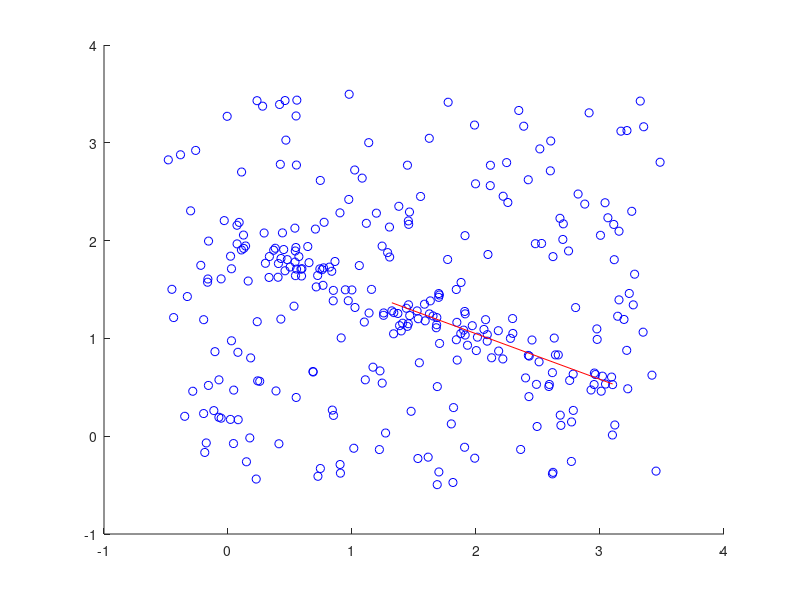

Here is the MATLAB script that generated this plot: (Note: this script raises an error after producing the figure.)
%HW11 Homework 11
function [num_questions] = hw11()
format compact;
close all;
num_questions=0;

%Part A
data=importdata('line_data_2.txt');
figure('Name','Part A - RANSAC','NumberTitle','off');
scatter(data(:,1),data(:,2),'b');
hold on

data_s=size(data,1);
n=2;
w=0.25;
N=w;
p=0.99;
k=ceil(log(1-p)/log(1-w^n));

lineX=[];
lineY=[];
best_err=999999;
for i=1:k
    p=randperm(data_s,n);
    pt_dist=zeros(data_s,2);
    for j=1:data_s
        pt_dist(j,1)=j;
        pt_dist(j,2)=distance_point_to_line(data(j,:),data(p(1),:),data(p(2),:));
    end
    pt_dist=sortrows(pt_dist,2);
    bestN=floor(N*data_s);
    in_pts=zeros(bestN,2);
    for j=1:bestN
        in_pts(j,1)=data(pt_dist(j,1),1);
        in_pts(j,2)=data(pt_dist(j,1),2);
    end
    [lx, ly, err]=model(in_pts);
    if err < best_err
        lineX=lx;
        lineY=ly;
        best_err=err;
    end    
end
plot(lineX,lineY,'r');
disp(['RANSAC line error: ' num2str(best_err)]);

%Part B
for k=4:6
    errs=zeros(10,1);
    for i=1:10
        errs(i,1)=random_dlt(k);
    end
    errs=errs.^2;
    rms_err=sqrt(mean(errs(:)));
    disp(['k=' num2str(k) ' and rms_err=' num2str(rms_err)]);
end

im1_f=imread('frame1.jpg');
im2_f=imread('frame2.jpg');
im3_f=imread('frame3.jpg');

im1_s=imread('slide1.tiff');
im1_s=im1_s(:,:,1:3);
im2_s=imread('slide2.tiff');
im3_s=imread('slide3.tiff');
im3_s=repmat(im3_s,1,1,3);

left1=[[132 32 1]; [230 33 1]; [126 94 1]; [136 128 1]; [45 215 1]; [212 198 1]; [62 166 1]; [27 115 1]];
right1=[[218 28 1]; [270 29 1]; [216 57 1]; [219 74 1]; [170 116 1]; [260 108 1]; [179 93 1]; [160 68 1]];

left2=[[182,31,1]; [128,52,1]; [133,90,1]; [24,216,1]; [303,32,1]; [21,52,1]; [51,188,1]; [162,216,1]];
right2=[[169,33,1]; [140,46,1]; [141,65,1]; [76,135,1]; [247,33,1]; [75,46,1]; [92,120,1]; [159,137,1]];

left3=[[56,70,1]; [45,139,1]; [160,222,1]; [201,58,1]; [302,191,1]; [112,115,1]; [167,172,1]; [24,191,1]];
right3=[[20,15,1]; [58,83,1]; [178,163,1]; [227,5,1]; [331,135,1]; [130,61,1]; [188,113,1]; [35,132,1]];

map_points(im1_s,im1_f,left1,right1);
map_points(im2_s,im2_f,left2,right2);
map_points(im3_s,im3_f,left3,right3);

%Part C
%show_homo_ransac('frame1.pgm', 'frame1.jpg', 'slide1.pgm', 'slide1.tiff');
%show_homo_ransac('frame2.pgm', 'frame2.jpg', 'slide2.pgm', 'slide2.tiff');
%show_homo_ransac('frame3.pgm', 'frame3.jpg', 'slide3.pgm', 'slide3.tiff');

%Part E
im1=imread('S4.jpg');
im2=imread('S5.jpg');
H=homo_ransac('S4.jpg','S5.jpg');

im=zeros(max(size(im1,1), size(im2,1)), size(im1,2)+size(im2,2));
for i=1:size(im1,1)
    for j=1:size(im1,2)
        im(i,j,1)=im1(i,j,1);
        im(i,j,2)=im1(i,j,2);
        im(i,j,3)=im1(i,j,3);
    end
end

for i=1:size(im2,1)
    for j=1:size(im2,2)
        m=map([i,j,1],H);
        r=uint16(m(1));
        c=uint16(m(2));
        if r > 0 && r <= size(im,1) && c > 0 && c < size(im,2)
            if c+size(im1,2) > size(im1,2)
                im(r,c,1)=im2(i,j,1);
                im(r,c,2)=im2(i,j,2);
                im(r,c,3)=im2(i,j,3);
            else
                im(r,c,1)=mean([im(r,c,1) im2(i,j,1)]);
                im(r,c,2)=mean([im(r,c,2) im2(i,j,2)]);
                im(r,c,3)=mean([im(r,c,3) im2(i,j,3)]);
            end
        end
    end
end
im=uint8(im);

figure;
imshow(im);

end

function [bestH]=homo_ransac(im1, im2)
euclidean=0;
lowe_opt=1;
ratio=0.96;
[match, ff, fs]=find_matches(im1, im2, lowe_opt, ratio, euclidean);

data_s=size(match,1);
n=4;
w=0.25;
N=0.25;
p=0.99;
k=ceil(log(1-p)/log(1-w^n));

bestH=[];
best_err=999999;
for i=1:k
    rand_match=randperm(data_s,n);
    left=zeros(n,3);
    right=zeros(n,3);
    for j=1:n
        left(j,1)=fs(2,match(rand_match(j),2));
        left(j,2)=fs(1,match(rand_match(j),2));
        left(j,3)=1;
        right(j,1)=ff(2,match(rand_match(j),1));
        right(j,2)=ff(1,match(rand_match(j),1));
        right(j,3)=1;
    end
    H=homography(left,right,n);
    
    left=zeros(data_s,3);
    right=zeros(data_s,3);
    for j=1:data_s
        left(j,1)=fs(2,j);
        left(j,2)=fs(1,j);
        left(j,3)=1;
        right(j,1)=ff(2,j);
        right(j,2)=ff(1,j);
        right(j,3)=1;
    end
    left_m=map(left,H);
    [err err2]=rms_error_2(right,left_m);
    err_s=zeros(data_s,2);
    for j=1:data_s
        err_s(j,1)=j;
        err_s(j,2)=err2(j);
    end
    sortrows(err_s,2);

    bestN=floor(N*data_s);
    left=zeros(bestN,3);
    right=zeros(bestN,3);
    for j=1:bestN
        left(j,1)=fs(2,match(err_s(j,1),2));
        left(j,2)=fs(1,match(err_s(j,1),2));
        left(j,3)=1;
        right(j,1)=ff(2,match(err_s(j,1),1));
        right(j,2)=ff(1,match(err_s(j,1),1));
        right(j,3)=1;
    end
    H=homography(left,right,bestN);
    left_m=map(left,H);    
    [err err2]=rms_error_2(right,left_m);
    
    if err < best_err
        bestH=H;
        best_err=err;
    end    
end
end

function show_homo_ransac(frame_pgm, frame_color, slide_pgm, slide_color)
bestH=homo_ransac(frame_pgm, slide_pgm);

left=zeros(data_s,3);
right=zeros(data_s,3);
for j=1:data_s
    left(j,1)=fs(2,j);
    left(j,2)=fs(1,j);
    left(j,3)=1;
    right(j,1)=ff(2,j);
    right(j,2)=ff(1,j);
    right(j,3)=1;
end
left_m=map(left,bestH);

im_f=imread(frame_color);
im_s=imread(slide_color);
if slide_color=='slide1.tiff'
    im_s=im_s(:,:,1:3);
elseif slide_color=='slide3.tiff'
    im_s=repmat(im_s,1,1,3);
end
im=zeros(max(size(im_f,1),size(im_s,1)), size(im_f,2)+size(im_s,2));

for i=1:size(im_s,1)
    for j=1:size(im_s,2)
        im(i,j,1)=im_s(i,j,1);
        im(i,j,2)=im_s(i,j,2);
        im(i,j,3)=im_s(i,j,3);
    end
end

for i=1:size(im_f,1)
    for j=1:size(im_f,2)
        im(i,j+size(im_s,2),1)=im_f(i,j,1);
        im(i,j+size(im_s,2),2)=im_f(i,j,2);
        im(i,j+size(im_s,2),3)=im_f(i,j,3);
    end
end

for i=1:5:data_s
    p1=[left(i,1) left(i,2)];
    p2=[left_m(i,1) left_m(i,2)+size(im_s,2)];
    im=draw_line(im, p1, p2, 1, 255, 0, 0);    
end
im=uint8(im);

figure;
imshow(im);

end

function map_points(im1_s, im1_f, left1, right1)
H1=homography(left1, right1, 4);
left1_m=map(left1, H1);

im1 = zeros(max([size(im1_s,1) size(im1_f,1)]),size(im1_s,2) + size(im1_f,2), 3);
for i=1:size(im1_s,1)
    for j=1:size(im1_s,2)
        im1(i,j,1)=im1_s(i,j,1);
        im1(i,j,2)=im1_s(i,j,2);
        im1(i,j,3)=im1_s(i,j,3);
    end
end
for i=1:size(im1_f,1)
    for j=1:size(im1_f,2)
        im1(i,j+size(im1_s,2),1)=im1_f(i,j,1);
        im1(i,j+size(im1_s,2),2)=im1_f(i,j,2);
        im1(i,j+size(im1_s,2),3)=im1_f(i,j,3);
    end
end
im1=uint8(im1);

figure, imagesc(im1), axis image, hold on;
sz=50;
X=left1(:,1);
Y=left1(:,2);
scatter(X,Y,sz,'r','filled');
X=right1(:,1);
X=X+size(im1_s,2);
Y=right1(:,2);
scatter(X,Y,sz,'b','filled');
X=left1_m(:,1);
X=X+size(im1_s,2);
Y=left1_m(:,2);
scatter(X,Y,sz,'g','filled');
end

function err=random_dlt(k)
left=zeros(k,3);
right=zeros(k,3);
for i=1:k
    left(i,1)=rand();
    left(i,2)=rand();
    left(i,3)=1;
    right(i,1)=rand();
    right(i,2)=rand();
    right(i,3)=1;
end

H=homography(left, right, k);
left_m=map(left, H);

[err err2]=rms_error_2(right,left_m);
end

function left_m=map(left, H)
left_m=[];
for i=1:size(left,1)
    temp=(H*left(i,:)')';
    temp=[temp(1,1)/temp(1,3) temp(1,2)/temp(1,3) 1];
    left_m=[left_m; temp];
end
end

function H=homography(left, right, k)
U=[];
for i=1:k
    l=left(i,:);
    r=right(i,:);
    rx=r(1);
    ry=r(2);
    z=[0 0 0];
    
    temp1=[z -l ry.*l];
    temp2=[l z -rx.*l];
    temp3=[-ry.*l rx.*l z];
    
    U=[U; temp1; temp2; temp3];
end

[eV,eD]=eig(U'*U);
H=reshape(eV(:,1), [3 3])';
end

function [lineX,lineY,error]=model(data)
xMean=mean(data(:,1));
yMean=mean(data(:,2));
Ux=data(:,1)-xMean;
Uy=data(:,2)-yMean;
U2=[Ux Uy];
[eV,eD]=eig(U2'*U2);
a=eV(1,1);
b=eV(2,1);
d=a*xMean+b*yMean;
m=-a/b;
c=d/b;
lineX=[min(data(:,1)),max(data(:,1))];
lineY=m.*lineX+c;

dLineVals=ones(size(data,1),1).*d;
dPointsVals=a*data(:,1)+b*data(:,2);
[error]=rms_error(dLineVals,dPointsVals);
end

function d=distance_point_to_line(pt, p1, p2)
a=p1-p2;
b=pt-p2;
a=[a 1];
b=[b 1];
d=norm(cross(a,b))/norm(a);
end

function [rms_error] = rms_error(A_line,A_points)
A_diff=(A_line-A_points).^2;
rms_error=sqrt(mean(A_diff));
end

function [rms_error, err] = rms_error_2(A,B)
err=zeros(size(A,1),1);
for i=1:size(A,1)
    d=A(i,:)-B(i,:);
    d=d.^2;
    d=sqrt(sum(d(:)));
    err(i,1)=d;
end
err=err.^2;
rms_error=sqrt(mean(err(:)));
end

function [match, ff, fs]=find_matches(frame_pgm, slide_pgm, lowe_opt, ratio, euclidean)
if1=imread(frame_pgm);
if1=rgb2gray(if1);
if1=single(if1);
[ff, df] = vl_sift(if1);

is1=imread(slide_pgm);
is1=rgb2gray(is1);
is1=single(is1);
[fs, ds] = vl_sift(is1);

match = zeros(size(df,2), 3);
for i=1:size(df,2)
    d1 = df(:,i)';
    [neighbor, n_dist, second_neighbor, second_n_dist] = find_nearest_neighbor(d1, ds, euclidean);
    if(lowe_opt==1)
        if((n_dist/second_n_dist) <= ratio)
            match(i,1) = i;
            match(i,2) = neighbor;
            match(i,3) = n_dist;
        end
    else
        match(i,1) = i;
        match(i,2) = neighbor;
        match(i,3) = n_dist;
    end
end
match = match(any(match,2),:);
match = sortrows(match,3); %3rd column is the distance
end

function [neighbor, n_dist, second_neighbor, second_n_dist] = find_nearest_neighbor(d1, ds, euclidean)
    d2 = ds(:,1)';
    dist1 = distance(d1, d2, euclidean);
    d2 = ds(:,2)';
    dist2 = distance(d1, d2, euclidean);
    if(dist1 < dist2)
        neighbor=1;
        n_dist=dist1;
        second_neighbor=2;
        second_n_dist=dist2;
    else
        neighbor=2;
        n_dist=dist2;
        second_neighbor=1;
        second_n_dist=dist1;
    end
    for j=3:size(ds,2)
        d2 = ds(:,j)';
        dist = distance(d1, d2, euclidean);
        if(dist < n_dist)
            second_neighbor=neighbor;
            second_n_dist=n_dist;
            neighbor=j;
            n_dist=dist;
        elseif(dist < second_n_dist)
            second_n_dist=dist;
            second_neighbor=j;
        end
    end
end

function distance = distance(d1, d2, euclidian)
    if(euclidian == 1)
        distance=euclidian_distance(d1, d2);
    else
        distance=angular_distance(d1, d2);
    end
end

function distance = euclidian_distance(d1, d2)
    diff = d1 - d2;
    diff = diff.^2;
    distance = sqrt(sum(diff));
end

function distance = angular_distance(d1, d2)
    d1=double(d1);
    d2=double(d2);
    distance = acos(dot(d1,d2)/(norm(d1)*norm(d2)));
end

%%%%%%%%%%%%%%%%%%%%%%%%%%%%%%%%%%%%%%%%%%%%%%%%%%%%%%%%%%%%%%%%%%%%%%%%%%%%%%%
%%%%%%%%%%%%%%%%%%%%%%%%%%%%%%%%%%%%%%%%%%%%%%%%%%%%%%%%%%%%%%%%%%%%%%%%%%%%%%%

function new_img = draw_line(img, p1, p2, width, r, g, b)

   [ i j ] = bresenham ( p1(1), p1(2), p2(1), p2(2) );
   new_img = draw_points(img, [ i j ], width, r, g, b);

end

%%%%%%%%%%%%%%%%%%%%%%%%%%%%%%%%%%%%%%%%%%%%%%%%%%%%%%%%%%%%%%%%%%%%%%%%%%%%%%%
%%%%%%%%%%%%%%%%%%%%%%%%%%%%%%%%%%%%%%%%%%%%%%%%%%%%%%%%%%%%%%%%%%%%%%%%%%%%%%%

function new_img = draw_points (img, points, box_size, r, g, b)
   new_img = img;

   count = size(points, 1);

   for i = 1:count
       new_img = draw_box (new_img, points(i,1), points(i,2), box_size, r, g, b);
   end
end

%%%%%%%%%%%%%%%%%%%%%%%%%%%%%%%%%%%%%%%%%%%%%%%%%%%%%%%%%%%%%%%%%%%%%%%%%%%%%%%
%%%%%%%%%%%%%%%%%%%%%%%%%%%%%%%%%%%%%%%%%%%%%%%%%%%%%%%%%%%%%%%%%%%%%%%%%%%%%%%

function new_img = draw_box (img, ci, cj, box_size, r, g, b)

    new_img = img;

    [ m n d ] = size(img);

    i_min = max(1, round(ci) - box_size);
    i_max = min(m, round(ci) + box_size);

    j_min = max(1, round(cj) - box_size);
    j_max = min(n, round(cj) + box_size);

    for i =  i_min:i_max
        for j =  j_min:j_max
            new_img(i, j, 1) = r;
            new_img(i, j, 2) = g;
            new_img(i, j, 3) = b;
        end
    end
end

%%%%%%%%%%%%%%%%%%%%%%%%%%%%%%%%%%%%%%%%%%%%%%%%%%%%%%%%%%%%%%%%%%%%%%%%%%%%%%%
%%%%%%%%%%%%%%%%%%%%%%%%%%%%%%%%%%%%%%%%%%%%%%%%%%%%%%%%%%%%%%%%%%%%%%%%%%%%%%%

% Nice code from the web provided by  Aaron Wetzler. 
%

function [x y]=bresenham(x1,y1,x2,y2)

%Matlab optmized version of Bresenham line algorithm. No loops.
%Format:
%               [x y]=bham(x1,y1,x2,y2)
%
%Input:
%               (x1,y1): Start position
%               (x2,y2): End position
%
%Output:
%               x y: the line coordinates from (x1,y1) to (x2,y2)
%
%Usage example:
%               [x y]=bham(1,1, 10,-5);
%               plot(x,y,'or');
x1=round(x1); x2=round(x2);
y1=round(y1); y2=round(y2);
dx=abs(x2-x1);
dy=abs(y2-y1);
steep=abs(dy)>abs(dx);
if steep t=dx;dx=dy;dy=t; end

%The main algorithm goes here.
if dy==0 
    q=zeros(dx+1,1);
else
    q=[0;diff(mod([floor(dx/2):-dy:-dy*dx+floor(dx/2)]',dx))>=0];
end

%and ends here.

if steep
    if y1<=y2 y=[y1:y2]'; else y=[y1:-1:y2]'; end
    if x1<=x2 x=x1+cumsum(q);else x=x1-cumsum(q); end
else
    if x1<=x2 x=[x1:x2]'; else x=[x1:-1:x2]'; end
    if y1<=y2 y=y1+cumsum(q);else y=y1-cumsum(q); end
end

end
